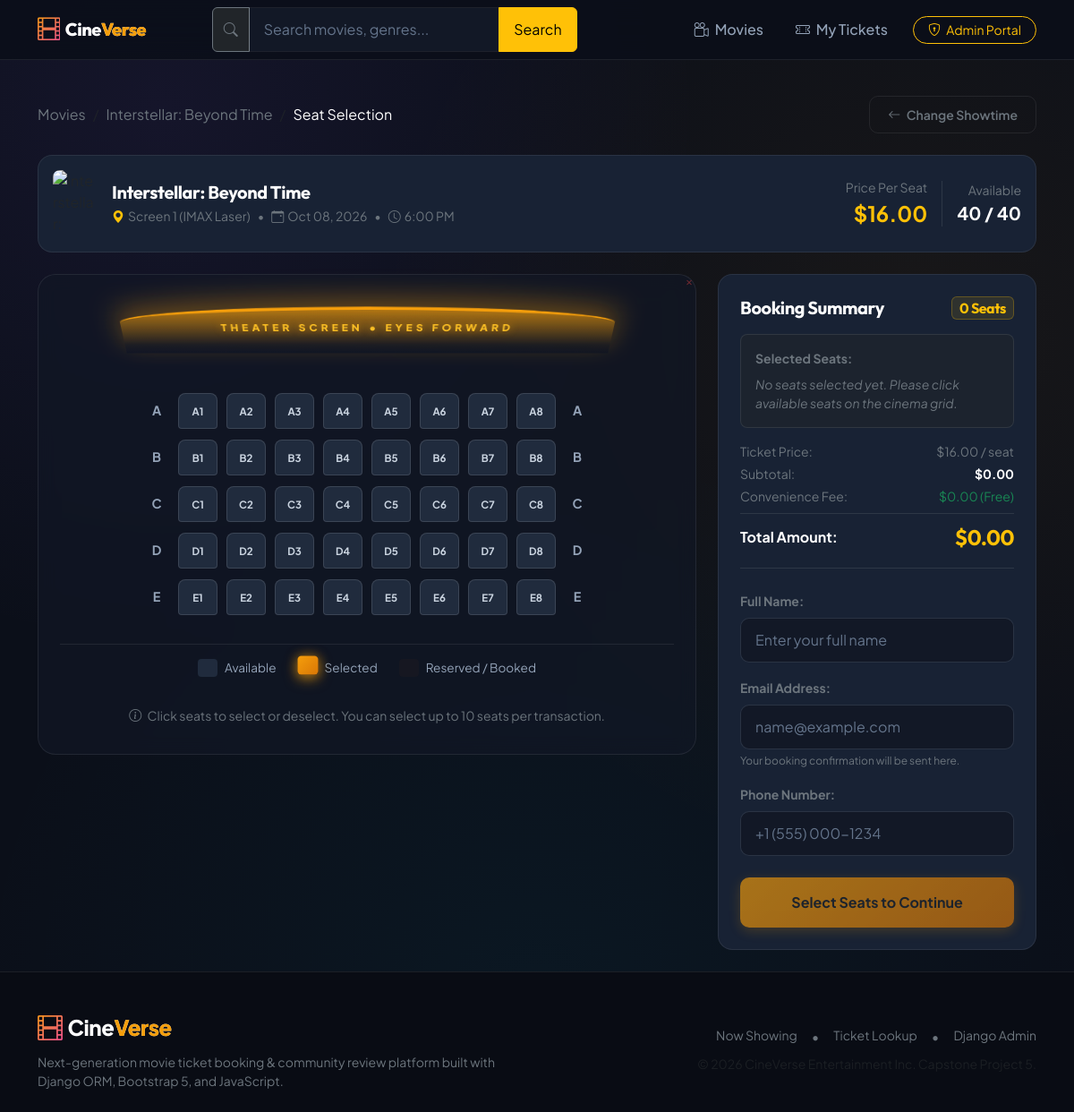
The page /booking/2/ on the database its author committed.
### movies/models.py (models this page shows, shortened)
class Movie(models.Model):
    GENRE_CHOICES = [
        ("Action", "Action"),
        ("Sci-Fi", "Sci-Fi"),
        ("Drama", "Drama"),
        ("Animation", "Animation"),
        ("Comedy", "Comedy"),
        ("Thriller", "Thriller"),
        ("Horror", "Horror"),
        ("Adventure", "Adventure"),
        ("Romance", "Romance"),
    ]
    title = models.CharField(max_length=200)
    genre = models.CharField(max_length=100, choices=GENRE_CHOICES)
    duration = models.PositiveIntegerField(help_text="Duration in minutes")
    release_date = models.DateField()
    poster_url = models.URLField(max_length=500)
    description = models.TextField()
    class Meta:
        ordering = ["-release_date", "title"]

class Showtime(models.Model):
    movie = models.ForeignKey(Movie, on_delete=models.CASCADE, related_name="showtimes")
    show_date = models.DateField()
    show_time = models.TimeField()
    ticket_price = models.DecimalField(max_digits=6, decimal_places=2)
    screen_number = models.CharField(max_length=50, default="Screen 1")
    class Meta:
        ordering = ["show_date", "show_time"]
    def get_booked_seats_list(self):
        seats = set()
        for booking in self.bookings.all():
            if booking.selected_seats:
                for seat in booking.selected_seats.split(","):
                    seat_clean = seat.strip().upper()
                    if seat_clean:
                        seats.add(seat_clean)
        return sorted(list(seats))
    @property
    def total_seats(self):
        return 40  # 5 rows (A-E) x 8 columns (1-8)
    @property
    def available_seats_count(self):
        return max(0, self.total_seats - len(self.get_booked_seats_list()))

### movies/views.py (the view)
# urls.py: path("booking/<int:showtime_id>/", views.seat_booking, name="seat_booking"),
def seat_booking(request, showtime_id):
    showtime = get_object_or_404(Showtime, pk=showtime_id)
    booked_seats = showtime.get_booked_seats_list()
    row_letters = ["A", "B", "C", "D", "E"]
    col_numbers = list(range(1, 9))
    grid_rows = []
    for row in row_letters:
        row_seats = []
        for col in col_numbers:
            seat_code = f"{row}{col}"
            row_seats.append({
                "code": seat_code,
                "row": row,
                "col": col,
                "is_booked": seat_code in booked_seats,
            })
        grid_rows.append({"row_name": row, "seats": row_seats})
    if request.method == "POST":
        form = SeatBookingForm(request.POST, showtime=showtime)
        if form.is_valid():
            booking = form.save(commit=False)
            booking.showtime = showtime
            booking.total_paid = form.cleaned_data["calculated_total"]
            booking.save()
            messages.success(request, f"Booking successful! Your ticket code is {booking.booking_code}.")
            return redirect("movies:booking_confirmation", booking_id=booking.id)
        else:
            for field, errors in form.errors.items():
                for error in errors:
                    messages.error(request, error)
    else:
        form = SeatBookingForm(showtime=showtime)
    context = {
        "showtime": showtime,
        "movie": showtime.movie,
        "grid_rows": grid_rows,
        "booked_seats": booked_seats,
        "form": form,
        "ticket_price": float(showtime.ticket_price),
    }
    return render(request, "movies/seat_booking.html", context)

### movies/forms.py (shortened to what this page needs)
class SeatBookingForm(forms.ModelForm):
    class Meta:
        model = SeatBooking
        fields = ["customer_name", "customer_email", "customer_phone", "selected_seats"]
        widgets = {
            "customer_name": forms.TextInput(attrs={
                "class": "form-control",
                "placeholder": "Enter your full name",
                "required": True,
            }),
            "customer_email": forms.EmailInput(attrs={
                "class": "form-control",
                "placeholder": "name@example.com",
                "required": True,
            }),
            "customer_phone": forms.TextInput(attrs={
                "class": "form-control",
                "placeholder": "+1 (555) 000-1234",
                "required": True,
            }),
            "selected_seats": forms.HiddenInput(),
        }
    def __init__(self, *args, showtime=None, **kwargs):
        super().__init__(*args, **kwargs)
        self.showtime = showtime

### movies/templates/movies/seat_booking.html (shortened to what this page needs)
{% extends "movies/base.html" %}
{% block content %}
<div class="py-4">
  <div class="container">
    <div class="d-flex align-items-center justify-content-between mb-4">
      <nav aria-label="breadcrumb">
        <ol class="breadcrumb mb-0">
          <li class="breadcrumb-item"><a href="{% url 'movies:movie_list' %}" class="text-secondary text-decoration-none">Movies</a></li>
          <li class="breadcrumb-item"><a href="{% url 'movies:movie_detail' movie.id %}" class="text-secondary text-decoration-none">{{ movie.title }}</a></li>
          <li class="breadcrumb-item active text-white" aria-current="page">Seat Selection</li>
        </ol>
      </nav>
      <a href="{% url 'movies:movie_detail' movie.id %}" class="btn btn-sm btn-cinema-outline text-secondary">
        <i class="bi bi-arrow-left me-1"></i> Change Showtime
      </a>
    </div>
    <div class="card cinema-card p-3 mb-4">
      <div class="d-flex flex-wrap align-items-center justify-content-between gap-3">
        <div class="d-flex align-items-center gap-3">
          <img src="{{ movie.poster_url }}" alt="{{ movie.title }}" class="rounded-3" style="width: 50px; height: 75px; object-fit: cover;" onerror="this.src='https://images.unsplash.com/photo-1489599849927-2ee91cede3ba?w=600&auto=format&fit=crop&q=80';">
          <div>
            <h1 class="h5 fw-bold text-white mb-1">{{ movie.title }}</h1>
            <div class="text-secondary small d-flex flex-wrap gap-2 align-items-center">
              <span><i class="bi bi-geo-alt-fill text-warning me-1"></i>{{ showtime.screen_number }}</span>
              <span>•</span>
              <span><i class="bi bi-calendar-event me-1"></i>{{ showtime.show_date|date:"M d, Y" }}</span>
              <span>•</span>
              <span><i class="bi bi-clock me-1"></i>{{ showtime.show_time|time:"g:i A" }}</span>
            </div>
          </div>
        </div>
        <div class="d-flex align-items-center gap-3">
          <div class="text-end">
            <span class="text-secondary small d-block">Price Per Seat</span>
            <span class="fs-4 fw-bold text-warning">${{ showtime.ticket_price }}</span>
          </div>
          <div class="text-end border-start border-secondary border-opacity-25 ps-3">
            <span class="text-secondary small d-block">Available</span>
            <span class="fs-5 fw-bold text-white">{{ showtime.available_seats_count }} / {{ showtime.total_seats }}</span>
          </div>
        </div>
      </div>
    </div>
    <div class="row g-4">
      <div class="col-lg-8">
        <div class="seat-matrix-wrapper">
          <div class="screen-container">
            <div class="screen-visual">
              <span class="screen-label">Theater Screen • Eyes Forward</span>
            </div>
          </div>
          <div class="seat-grid" id="seatMatrixGrid" data-ticket-price="{{ ticket_price }}">
            {% for row_info in grid_rows %}
              <div class="seat-row">
                <span class="row-label">{{ row_info.row_name }}</span>
                {% for seat in row_info.seats %}
                  <div class="seat-item {% if seat.is_booked %}seat-booked{% else %}seat-available{% endif %}"
                       data-seat-code="{{ seat.code }}"
                       title="{% if seat.is_booked %}Seat {{ seat.code }} (Booked){% else %}Seat {{ seat.code }} (${{ showtime.ticket_price }}){% endif %}"
                       id="seat_{{ seat.code }}">
                    <span>{{ seat.code }}</span>
                  </div>
                {% endfor %}
                <span class="row-label">{{ row_info.row_name }}</span>
              </div>
            {% endfor %}
          </div>
          <div class="seat-legend">
            <div class="legend-item">
              <span class="legend-pill seat-available"></span>
              <span>Available</span>
            </div>
            <div class="legend-item">
              <span class="legend-pill seat-selected"></span>
              <span>Selected</span>
            </div>
            <div class="legend-item">
              <span class="legend-pill seat-booked"></span>
              <span>Reserved / Booked</span>
            </div>
          </div>
          <div class="text-center mt-3 text-secondary small">
            <i class="bi bi-info-circle me-1"></i> Click seats to select or deselect. You can select up to 10 seats per transaction.
          </div>
        </div>
      </div>
      <div class="col-lg-4">
        <div class="card cinema-card p-4 sticky-top" style="top: 100px;">
          <h2 class="h5 fw-bold text-white mb-3 d-flex align-items-center justify-content-between">
            <span>Booking Summary</span>
            <span class="badge bg-warning bg-opacity-10 text-warning border border-warning border-opacity-25 px-2 py-1 fs-6">
              <span id="selectedSeatCount">0</span> Seats
            </span>
          </h2>
          <div class="mb-3 p-3 bg-dark bg-opacity-50 rounded-3 border border-secondary border-opacity-25">
            <div class="text-secondary small fw-bold mb-2">Selected Seats:</div>
            <div id="emptySeatsPlaceholder" class="text-secondary small fst-italic">
              No seats selected yet. Please click available seats on the cinema grid.
            </div>
          </div>
          <div class="mb-4 pb-3 border-bottom border-secondary border-opacity-25">
            <div class="d-flex justify-content-between text-secondary small mb-1">
              <span>Ticket Price:</span>
              <span>${{ showtime.ticket_price }} / seat</span>
            </div>
            <div class="d-flex justify-content-between text-secondary small mb-1">
              <span>Subtotal:</span>
              <span id="subtotalDisplay" class="fw-bold text-white">$0.00</span>
            </div>
            <div class="d-flex justify-content-between text-secondary small mb-2">
              <span>Convenience Fee:</span>
              <span class="text-success">$0.00 (Free)</span>
            </div>
            <div class="d-flex justify-content-between align-items-center pt-2 border-top border-secondary border-opacity-25">
              <span class="fw-bold text-white fs-6">Total Amount:</span>
              <span id="totalPriceDisplay" class="fs-4 fw-bold text-warning font-display">$0.00</span>
            </div>
          </div>
          <form method="POST" action="{% url 'movies:seat_booking' showtime.id %}" id="bookingCheckoutForm">
            <div class="mb-3">
              <label for="id_customer_name" class="form-label text-secondary small fw-bold">Full Name:</label>
              {{ form.customer_name }}
            </div>
            <div class="mb-3">
              <label for="id_customer_email" class="form-label text-secondary small fw-bold">Email Address:</label>
              {{ form.customer_email }}
              <div class="form-text text-secondary" style="font-size: 0.75rem;">Your booking confirmation will be sent here.</div>
            </div>
            <div class="mb-4">
              <label for="id_customer_phone" class="form-label text-secondary small fw-bold">Phone Number:</label>
              {{ form.customer_phone }}
            </div>
            <button type="submit" id="btnConfirmBooking" class="btn btn-cinema-primary w-100 py-3 fw-bold fs-6" disabled>
              Select Seats to Continue
            </button>
          </form>
        </div>
      </div>
    </div>
  </div>
</div>
{% endblock %}

### rows shown on the page
Movie: title "Interstellar: Beyond Time"
Showtime: screen_number "Screen 1 (IMAX Laser)", show_date "Oct 08, 2026", show_time "6:00 PM", ticket_price "16.00", available_seats_count "40", total_seats "40"

### other values the page prints
{{ row_info.row_name }} "A" "B" "C" "D" "E"
{{ seat.code }} "A1" "A2" "A3" "A4" "A5" "A6" "A7" "A8" "B1" "B2" "B3" "B4" "B5" "B6" "B7" "B8" "C1" "C2" "C3" "C4" "C5" "C6" "C7" "C8" "D1" "D2" "D3" "D4" "D5" "D6" "D7" "D8" "E1" "E2" "E3" "E4" "E5" "E6" "E7" "E8"
